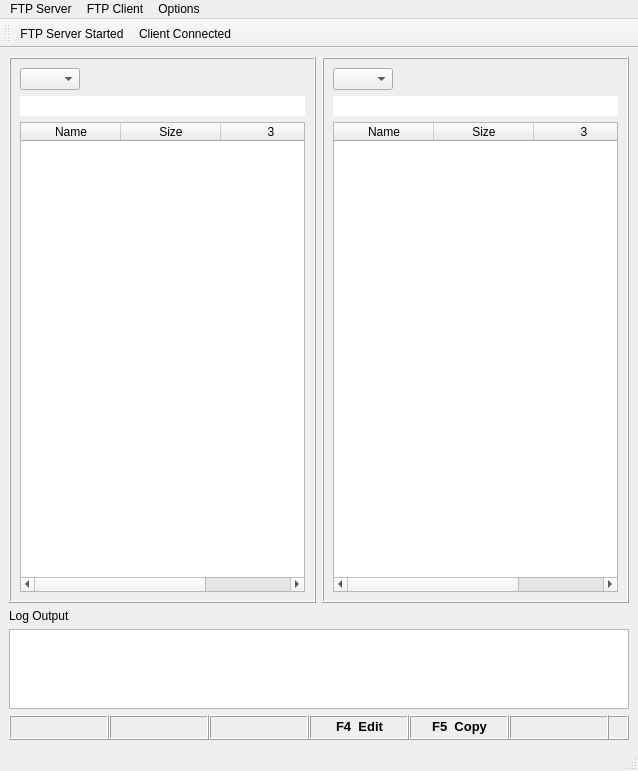
<?xml version="1.0" encoding="UTF-8"?>
<ui version="4.0">
 <class>Client_Server_MainWindow</class>
 <widget class="QMainWindow" name="Client_Server_MainWindow">
  <property name="geometry">
   <rect>
    <x>0</x>
    <y>0</y>
    <width>638</width>
    <height>771</height>
   </rect>
  </property>
  <property name="windowTitle">
   <string>Client-Server Browser</string>
  </property>
  <property name="windowIcon">
   <iconset>
    <normaloff>../../icon/Home-Server-icon.png</normaloff>../../icon/Home-Server-icon.png</iconset>
  </property>
  <widget class="QWidget" name="centralwidget">
   <layout class="QGridLayout" name="gridLayout">
    <item row="3" column="0" colspan="2">
     <widget class="QFrame" name="frame">
      <property name="minimumSize">
       <size>
        <width>0</width>
        <height>25</height>
       </size>
      </property>
      <property name="maximumSize">
       <size>
        <width>16777215</width>
        <height>25</height>
       </size>
      </property>
      <property name="frameShape">
       <enum>QFrame::Box</enum>
      </property>
      <property name="frameShadow">
       <enum>QFrame::Raised</enum>
      </property>
      <widget class="QFrame" name="frame_2">
       <property name="geometry">
        <rect>
         <x>0</x>
         <y>0</y>
         <width>100</width>
         <height>25</height>
        </rect>
       </property>
       <property name="minimumSize">
        <size>
         <width>100</width>
         <height>25</height>
        </size>
       </property>
       <property name="maximumSize">
        <size>
         <width>100</width>
         <height>25</height>
        </size>
       </property>
       <property name="frameShape">
        <enum>QFrame::Box</enum>
       </property>
       <property name="frameShadow">
        <enum>QFrame::Raised</enum>
       </property>
      </widget>
      <widget class="QFrame" name="frame_3">
       <property name="geometry">
        <rect>
         <x>100</x>
         <y>0</y>
         <width>100</width>
         <height>25</height>
        </rect>
       </property>
       <property name="minimumSize">
        <size>
         <width>100</width>
         <height>25</height>
        </size>
       </property>
       <property name="maximumSize">
        <size>
         <width>100</width>
         <height>25</height>
        </size>
       </property>
       <property name="frameShape">
        <enum>QFrame::Box</enum>
       </property>
       <property name="frameShadow">
        <enum>QFrame::Raised</enum>
       </property>
      </widget>
      <widget class="QFrame" name="frame_4">
       <property name="geometry">
        <rect>
         <x>200</x>
         <y>0</y>
         <width>100</width>
         <height>25</height>
        </rect>
       </property>
       <property name="minimumSize">
        <size>
         <width>100</width>
         <height>25</height>
        </size>
       </property>
       <property name="maximumSize">
        <size>
         <width>100</width>
         <height>25</height>
        </size>
       </property>
       <property name="frameShape">
        <enum>QFrame::Box</enum>
       </property>
       <property name="frameShadow">
        <enum>QFrame::Raised</enum>
       </property>
      </widget>
      <widget class="QFrame" name="frame_5">
       <property name="geometry">
        <rect>
         <x>300</x>
         <y>0</y>
         <width>100</width>
         <height>25</height>
        </rect>
       </property>
       <property name="minimumSize">
        <size>
         <width>100</width>
         <height>25</height>
        </size>
       </property>
       <property name="maximumSize">
        <size>
         <width>100</width>
         <height>25</height>
        </size>
       </property>
       <property name="frameShape">
        <enum>QFrame::Box</enum>
       </property>
       <property name="frameShadow">
        <enum>QFrame::Raised</enum>
       </property>
       <widget class="QLabel" name="label_4">
        <property name="geometry">
         <rect>
          <x>0</x>
          <y>1</y>
          <width>101</width>
          <height>21</height>
         </rect>
        </property>
        <property name="font">
         <font>
          <pointsize>10</pointsize>
          <weight>75</weight>
          <bold>true</bold>
         </font>
        </property>
        <property name="text">
         <string>F4  Edit</string>
        </property>
        <property name="alignment">
         <set>Qt::AlignCenter</set>
        </property>
       </widget>
      </widget>
      <widget class="QFrame" name="frame_6">
       <property name="geometry">
        <rect>
         <x>400</x>
         <y>0</y>
         <width>100</width>
         <height>25</height>
        </rect>
       </property>
       <property name="minimumSize">
        <size>
         <width>100</width>
         <height>25</height>
        </size>
       </property>
       <property name="maximumSize">
        <size>
         <width>100</width>
         <height>25</height>
        </size>
       </property>
       <property name="frameShape">
        <enum>QFrame::Box</enum>
       </property>
       <property name="frameShadow">
        <enum>QFrame::Raised</enum>
       </property>
       <widget class="QLabel" name="label_3">
        <property name="geometry">
         <rect>
          <x>0</x>
          <y>1</y>
          <width>101</width>
          <height>20</height>
         </rect>
        </property>
        <property name="font">
         <font>
          <pointsize>10</pointsize>
          <weight>75</weight>
          <bold>true</bold>
         </font>
        </property>
        <property name="text">
         <string>F5  Copy</string>
        </property>
        <property name="alignment">
         <set>Qt::AlignCenter</set>
        </property>
       </widget>
      </widget>
      <widget class="QFrame" name="frame_7">
       <property name="geometry">
        <rect>
         <x>500</x>
         <y>0</y>
         <width>100</width>
         <height>25</height>
        </rect>
       </property>
       <property name="minimumSize">
        <size>
         <width>100</width>
         <height>25</height>
        </size>
       </property>
       <property name="maximumSize">
        <size>
         <width>100</width>
         <height>25</height>
        </size>
       </property>
       <property name="frameShape">
        <enum>QFrame::Box</enum>
       </property>
       <property name="frameShadow">
        <enum>QFrame::Raised</enum>
       </property>
      </widget>
     </widget>
    </item>
    <item row="0" column="1">
     <widget class="QFrame" name="right_frame">
      <property name="frameShape">
       <enum>QFrame::Box</enum>
      </property>
      <property name="frameShadow">
       <enum>QFrame::Raised</enum>
      </property>
      <layout class="QVBoxLayout" name="verticalLayout_2">
       <item>
        <widget class="QComboBox" name="driveright_comboBox">
         <property name="maximumSize">
          <size>
           <width>60</width>
           <height>16777215</height>
          </size>
         </property>
        </widget>
       </item>
       <item>
        <widget class="QLineEdit" name="right_path_lineEdit">
         <property name="autoFillBackground">
          <bool>false</bool>
         </property>
         <property name="frame">
          <bool>false</bool>
         </property>
         <property name="readOnly">
          <bool>true</bool>
         </property>
        </widget>
       </item>
       <item>
        <widget class="QTableWidget" name="right_tableWidget">
         <property name="selectionBehavior">
          <enum>QAbstractItemView::SelectRows</enum>
         </property>
         <property name="showGrid">
          <bool>false</bool>
         </property>
         <property name="sortingEnabled">
          <bool>true</bool>
         </property>
         <property name="rowCount">
          <number>2</number>
         </property>
         <property name="columnCount">
          <number>3</number>
         </property>
         <attribute name="horizontalHeaderShowSortIndicator" stdset="0">
          <bool>true</bool>
         </attribute>
         <attribute name="verticalHeaderVisible">
          <bool>false</bool>
         </attribute>
         <attribute name="verticalHeaderHighlightSections">
          <bool>false</bool>
         </attribute>
         <row/>
         <row/>
         <column>
          <property name="text">
           <string>Name</string>
          </property>
         </column>
         <column>
          <property name="text">
           <string>Size</string>
          </property>
         </column>
         <column/>
        </widget>
       </item>
      </layout>
     </widget>
    </item>
    <item row="0" column="0">
     <widget class="QFrame" name="left_frame">
      <property name="frameShape">
       <enum>QFrame::Box</enum>
      </property>
      <property name="frameShadow">
       <enum>QFrame::Raised</enum>
      </property>
      <layout class="QVBoxLayout" name="verticalLayout">
       <item>
        <widget class="QComboBox" name="driveleft_comboBox">
         <property name="maximumSize">
          <size>
           <width>60</width>
           <height>16777215</height>
          </size>
         </property>
        </widget>
       </item>
       <item>
        <widget class="QLineEdit" name="left_path_lineEdit">
         <property name="focusPolicy">
          <enum>Qt::NoFocus</enum>
         </property>
         <property name="autoFillBackground">
          <bool>true</bool>
         </property>
         <property name="frame">
          <bool>false</bool>
         </property>
         <property name="readOnly">
          <bool>true</bool>
         </property>
        </widget>
       </item>
       <item>
        <widget class="QTableWidget" name="left_tableWidget">
         <property name="selectionBehavior">
          <enum>QAbstractItemView::SelectRows</enum>
         </property>
         <property name="showGrid">
          <bool>false</bool>
         </property>
         <property name="sortingEnabled">
          <bool>true</bool>
         </property>
         <property name="rowCount">
          <number>2</number>
         </property>
         <property name="columnCount">
          <number>3</number>
         </property>
         <attribute name="horizontalHeaderVisible">
          <bool>true</bool>
         </attribute>
         <attribute name="horizontalHeaderHighlightSections">
          <bool>true</bool>
         </attribute>
         <attribute name="horizontalHeaderShowSortIndicator" stdset="0">
          <bool>true</bool>
         </attribute>
         <attribute name="verticalHeaderVisible">
          <bool>false</bool>
         </attribute>
         <attribute name="verticalHeaderHighlightSections">
          <bool>false</bool>
         </attribute>
         <attribute name="verticalHeaderShowSortIndicator" stdset="0">
          <bool>false</bool>
         </attribute>
         <row/>
         <row/>
         <column>
          <property name="text">
           <string>Name</string>
          </property>
         </column>
         <column>
          <property name="text">
           <string>Size</string>
          </property>
         </column>
         <column/>
        </widget>
       </item>
      </layout>
     </widget>
    </item>
    <item row="1" column="0" colspan="2">
     <widget class="QLabel" name="label">
      <property name="maximumSize">
       <size>
        <width>16777215</width>
        <height>20</height>
       </size>
      </property>
      <property name="text">
       <string>Log Output</string>
      </property>
     </widget>
    </item>
    <item row="2" column="0" colspan="2">
     <widget class="QListWidget" name="log_listWidget">
      <property name="maximumSize">
       <size>
        <width>16777215</width>
        <height>80</height>
       </size>
      </property>
     </widget>
    </item>
   </layout>
  </widget>
  <widget class="QMenuBar" name="menubar">
   <property name="geometry">
    <rect>
     <x>0</x>
     <y>0</y>
     <width>638</width>
     <height>18</height>
    </rect>
   </property>
   <widget class="QMenu" name="menuFTP_Server">
    <property name="title">
     <string>FTP Server</string>
    </property>
    <addaction name="action_MenuServerStarted"/>
    <addaction name="separator"/>
    <addaction name="action_MenuServerOptions"/>
   </widget>
   <widget class="QMenu" name="menuFTP_Client">
    <property name="title">
     <string>FTP Client</string>
    </property>
    <addaction name="action_MenuClientConnected"/>
    <addaction name="action_MenuClientOptions"/>
   </widget>
   <widget class="QMenu" name="menuOptions">
    <property name="title">
     <string>Options</string>
    </property>
    <addaction name="action_ViewOptions"/>
   </widget>
   <addaction name="menuFTP_Server"/>
   <addaction name="menuFTP_Client"/>
   <addaction name="menuOptions"/>
  </widget>
  <widget class="QStatusBar" name="statusbar"/>
  <widget class="QToolBar" name="toolBar">
   <property name="windowTitle">
    <string>toolBar</string>
   </property>
   <property name="iconSize">
    <size>
     <width>40</width>
     <height>40</height>
    </size>
   </property>
   <attribute name="toolBarArea">
    <enum>TopToolBarArea</enum>
   </attribute>
   <attribute name="toolBarBreak">
    <bool>false</bool>
   </attribute>
   <addaction name="action_ToolServerStarted"/>
   <addaction name="action_ToolClientConnected"/>
  </widget>
  <action name="action_MenuServerStarted">
   <property name="text">
    <string>Create Connection...</string>
   </property>
  </action>
  <action name="action_MenuServerOptions">
   <property name="text">
    <string>Connection Options...</string>
   </property>
  </action>
  <action name="action_MenuClientConnected">
   <property name="text">
    <string>Connect...</string>
   </property>
  </action>
  <action name="action_MenuClientOptions">
   <property name="text">
    <string>Connection Options</string>
   </property>
  </action>
  <action name="action_ToolServerStarted">
   <property name="icon">
    <iconset resource="../RESOURCE/iconres.qrc">
     <normaloff>:/icons/icon/Home-Server-icon_off.png</normaloff>:/icons/icon/Home-Server-icon_off.png</iconset>
   </property>
   <property name="text">
    <string>FTP Server Started</string>
   </property>
   <property name="toolTip">
    <string>FTP Server Started</string>
   </property>
  </action>
  <action name="action_ToolClientConnected">
   <property name="icon">
    <iconset resource="../../iconres.qrc">
     <normaloff>:/icons/icon/forward_button.png</normaloff>:/icons/icon/forward_button.png</iconset>
   </property>
   <property name="text">
    <string>Client Connected</string>
   </property>
   <property name="toolTip">
    <string>Client Connected</string>
   </property>
  </action>
  <action name="action_ViewOptions">
   <property name="text">
    <string>View Options</string>
   </property>
  </action>
 </widget>
 <resources>
  <include location="../../iconres.qrc"/>
  <include location="../RESOURCE/iconres.qrc"/>
 </resources>
 <connections/>
</ui>
